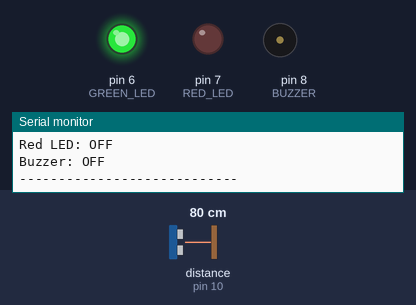
Simulated run of this sketch. Board: Arduino Uno, built with avr-gcc and run on an emulated ATmega328P. Parts: output pins drawn as LEDs (lit = HIGH), buzzer (waves = sounding, pin HIGH), the last lines printed to the serial monitor. Wiring (inferred from the names in the program): ultrasonic range finder: trigger pin 9; echo pin 10. The test bench sets the inputs (shaded band); at power-on: distance to the obstacle (sensor on pin 10) 80 cm. The echo pulse lasts 58.3 µs per cm; pins used as bus, display or sensor lines are not drawn.

Above: at 1.3 s.
1.4 s: distance to the obstacle (sensor on pin 10) set to 23 cm
2.9 s: distance to the obstacle (sensor on pin 10) set to 18 cm
At 4.5 s:
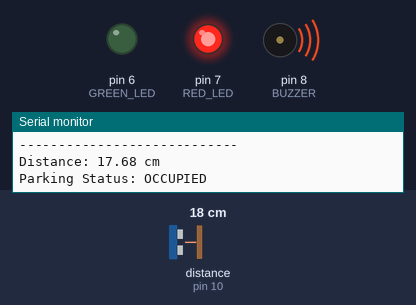
4.8 s: distance to the obstacle (sensor on pin 10) set to 35 cm
At 5.9 s:
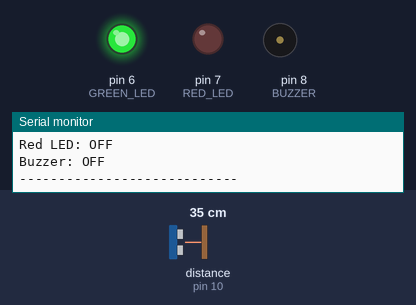
6.5 s: distance to the obstacle (sensor on pin 10) set to 2 cm
At 7.5 s:
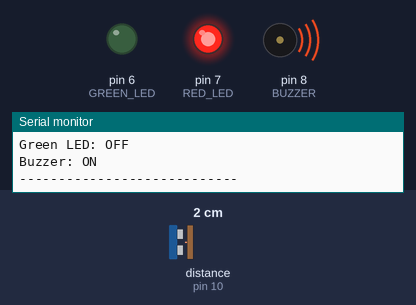
Timing chart, 0 to 9.2 s (numbered marks = the images above; inputs shaded):
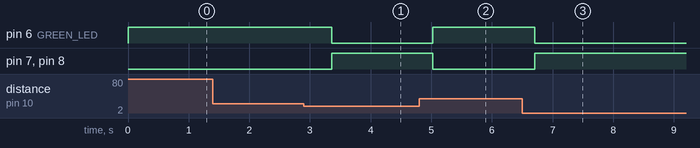

The sketch:

question4_smart_parking.ino
```cpp
/*
 * Smart Parking System
 *
 * HC-SR04 ultrasonic sensor detects the distance
 * to an object and determines whether the parking
 * space is available or occupied.
 *
 * Distance > 20 cm:
 * Green LED ON
 * Red LED OFF
 * Buzzer OFF
 *
 * Distance <= 20 cm:
 * Green LED OFF
 * Red LED ON
 * Buzzer ON
 */

const int TRIG_PIN = 9;
const int ECHO_PIN = 10;

const int GREEN_LED = 6;
const int RED_LED = 7;
const int BUZZER = 8;

const float THRESHOLD_CM = 20.0;

/**
 * measure_distance - measures distance using HC-SR04
 *
 * Return: distance in centimeters
 */
float measure_distance(void)
{
    long duration;
    float distance;

    digitalWrite(TRIG_PIN, LOW);
    delayMicroseconds(2);

    digitalWrite(TRIG_PIN, HIGH);
    delayMicroseconds(10);

    digitalWrite(TRIG_PIN, LOW);

    duration = pulseIn(ECHO_PIN, HIGH);

    distance = (duration * 0.0343) / 2.0;

    return distance;
}

/**
 * setup - initializes the Arduino
 *
 * Return: void
 */
void setup(void)
{
    pinMode(TRIG_PIN, OUTPUT);
    pinMode(ECHO_PIN, INPUT);

    pinMode(GREEN_LED, OUTPUT);
    pinMode(RED_LED, OUTPUT);
    pinMode(BUZZER, OUTPUT);

    Serial.begin(9600);

    digitalWrite(GREEN_LED, LOW);
    digitalWrite(RED_LED, LOW);
    digitalWrite(BUZZER, LOW);
}

/**
 * loop - continuously checks parking status
 *
 * Return: void
 */
void loop(void)
{
    float distance;

    distance = measure_distance();

    Serial.print("Distance: ");
    Serial.print(distance);
    Serial.println(" cm");

    if (distance <= THRESHOLD_CM)
    {
        digitalWrite(GREEN_LED, LOW);
        digitalWrite(RED_LED, HIGH);
        digitalWrite(BUZZER, HIGH);

        Serial.println("Parking Status: OCCUPIED");
        Serial.println("Red LED: ON");
        Serial.println("Green LED: OFF");
        Serial.println("Buzzer: ON");
    }
    else
    {
        digitalWrite(GREEN_LED, HIGH);
        digitalWrite(RED_LED, LOW);
        digitalWrite(BUZZER, LOW);

        Serial.println("Parking Status: AVAILABLE");
        Serial.println("Green LED: ON");
        Serial.println("Red LED: OFF");
        Serial.println("Buzzer: OFF");
    }

    Serial.println("----------------------------");

    delay(500);
}
```

question1_water_quality.c
```cpp
#include <stdio.h>
#include <math.h>

/**
 * calculate_index - calculates the water-quality index
 * @temperature: temperature reading in degrees Celsius
 * @turbidity: turbidity reading in NTU
 *
 * Return: calculated water-quality index
 */
double calculate_index(double temperature, double turbidity)
{
	double temperature_deviation;
	double turbidity_penalty;

	temperature_deviation = fabs(temperature - 25.0);
	turbidity_penalty = turbidity / 2.0;

	return (100.0 - (temperature_deviation + turbidity_penalty));
}

/**
 * classify_water - classifies the water based on its index
 * @index: calculated water-quality index
 *
 * Return: water-quality status
 */
const char *classify_water(double index)
{
	if (index >= 80.0)
		return ("Good");
	else if (index >= 60.0)
		return ("Warning");
	else
		return ("Critical");
}

/**
 * main - entry point of the program
 *
 * Return: 0 on success
 */
int main(void)
{
	double temperature;
	double turbidity;
	double index;
	const char *status;

	printf("===== WATER QUALITY MONITORING SYSTEM =====\n\n");

	printf("Enter temperature (C): ");
	scanf("%lf", &temperature);

	printf("Enter turbidity (NTU): ");
	scanf("%lf", &turbidity);

	index = calculate_index(temperature, turbidity);
	status = classify_water(index);

	printf("\n===== MONITORING REPORT =====\n");
	printf("Temperature: %.2f C\n", temperature);
	printf("Turbidity: %.2f NTU\n", turbidity);
	printf("Water Quality Index: %.2f\n", index);
	printf("Water Quality Status: %s\n", status);

	return (0);
}
```

question2_mobile_money.c
```cpp
#include <stdio.h>

/**
 * display_menu - displays the mobile money menu
 */
void display_menu(void)
{
	printf("\n===== MOBILE MONEY SYSTEM =====\n");
	printf("1. Deposit\n");
	printf("2. Withdraw\n");
	printf("3. Check Balance\n");
	printf("4. Transaction Summary\n");
	printf("5. Exit\n");
	printf("Enter your choice: ");
}

/**
 * deposit - processes a deposit
 * @balance: pointer to the current balance
 * @deposits: pointer to the deposit counter
 *
 * Return: 1 if successful, 0 otherwise
 */
int deposit(double *balance, int *deposits)
{
	double amount;

	printf("Enter deposit amount (RWF): ");

	if (scanf("%lf", &amount) != 1)
	{
		printf("Invalid amount. Deposit cancelled.\n");
		while (getchar() != '\n')
			;
		return (0);
	}

	if (amount <= 0)
	{
		printf("Deposit failed: amount must be greater than 0.\n");
		return (0);
	}

	*balance += amount;
	(*deposits)++;

	printf("Deposit successful: %.0f RWF\n", amount);
	printf("New balance: %.0f RWF\n", *balance);

	return (1);
}

/**
 * withdraw - processes a withdrawal
 * @balance: pointer to the current balance
 * @withdrawals: pointer to the withdrawal counter
 *
 * Return: 1 if successful, 0 otherwise
 */
int withdraw(double *balance, int *withdrawals)
{
	double amount;

	printf("Enter withdrawal amount (RWF): ");

	if (scanf("%lf", &amount) != 1)
	{
		printf("Invalid amount. Withdrawal cancelled.\n");
		while (getchar() != '\n')
			;
		return (0);
	}

	if (amount <= 0)
	{
		printf("Withdrawal failed: amount must be greater than 0.\n");
		return (0);
	}

	if (amount > *balance)
	{
		printf("Withdrawal failed: insufficient balance.\n");
		printf("Available balance: %.0f RWF\n", *balance);
		return (0);
	}

	*balance -= amount;
	(*withdrawals)++;

	printf("Withdrawal successful: %.0f RWF\n", amount);
	printf("Remaining balance: %.0f RWF\n", *balance);

	return (1);
}

/**
 * display_report - displays balance and transaction summary
 * @balance: current balance
 * @deposits: number of successful deposits
 * @withdrawals: number of successful withdrawals
 * @choice: selects balance or transaction summary
 */
void display_report(double balance, int deposits, int withdrawals, int choice)
{
	if (choice == 3)
	{
		printf("\n===== BALANCE =====\n");
		printf("Current balance: %.0f RWF\n", balance);
		return;
	}

	printf("\n===== TRANSACTION SUMMARY =====\n");
	printf("Successful deposits: %d\n", deposits);
	printf("Successful withdrawals: %d\n", withdrawals);
	printf("Current balance: %.0f RWF\n", balance);
}
/**
 * main - mobile money transaction processing system
 *
 * Return: 0 on success
 */
int main(void)
{
	double balance = 0.0;
	int choice, deposits = 0, withdrawals = 0;

	while (1)
	{
		display_menu();
		if (scanf("%d", &choice) != 1)
		{
			printf("Invalid input. Enter a number from 1 to 5.\n");
			while (getchar() != '\n')
				;
			continue;
		}

		switch (choice)
		{
		case 1:
			deposit(&balance, &deposits);
			break;
		case 2:
			withdraw(&balance, &withdrawals);
			break;
		case 3:
			display_report(balance, deposits, withdrawals, 3);
			break;
		case 4:
			display_report(balance, deposits, withdrawals, 4);
			break;
		case 5:
			printf("\nThank you for using the Mobile Money System.\n");
			printf("System terminated.\n");
			return (0);
		default:
			printf("Invalid choice. Please select between 1 and 5.\n");
		}
	}
}
```

question3_recursive.c
```cpp
#include <stdio.h>

/**
 * calculate_total - calculates the total distance
 * @distances: array of route distances
 * @size: number of routes
 *
 * Return: total distance
 */
int calculate_total(int distances[], int size)
{
	int i;
	int total = 0;

	for (i = 0; i < size; i++)
		total += distances[i];

	return (total);
}

/**
 * calculate_average - calculates the average distance
 * @distances: array of route distances
 * @size: number of routes
 *
 * Return: average distance
 */
double calculate_average(int distances[], int size)
{
	int total;

	total = calculate_total(distances, size);

	return ((double)total / size);
}

/**
 * find_longest - finds the longest route
 * @distances: array of route distances
 * @size: number of routes
 *
 * Return: longest distance
 */
int find_longest(int distances[], int size)
{
	int i;
	int longest = distances[0];

	for (i = 1; i < size; i++)
	{
		if (distances[i] > longest)
			longest = distances[i];
	}

	return (longest);
}

/**
 * count_above_limit - counts routes above a specified limit
 * @distances: array of route distances
 * @size: number of routes
 * @limit: distance limit
 *
 * Return: number of routes above the limit
 */
int count_above_limit(int distances[], int size, int limit)
{
	int i;
	int count = 0;

	for (i = 0; i < size; i++)
	{
		if (distances[i] > limit)
			count++;
	}

	return (count);
}

/**
 * recursive_sum - calculates the sum recursively
 * @distances: array of route distances
 * @size: number of routes
 *
 * Return: recursive sum of distances
 */
int recursive_sum(int distances[], int size)
{
	if (size == 0)
		return (0);

	return (distances[size - 1] + recursive_sum(distances, size - 1));
}

/**
 * main - analyzes logistics delivery route distances
 *
 * Return: 0 on success
 */
int main(void)
{
	int distances[] = {12, 25, 18, 40, 15, 30};
	int size = 6;
	int limit = 20;
	int total;
	double average;
	int longest;
	int above_limit;
	int recursive_total;

	total = calculate_total(distances, size);
	average = calculate_average(distances, size);
	longest = find_longest(distances, size);
	above_limit = count_above_limit(distances, size, limit);
	recursive_total = recursive_sum(distances, size);

	printf("===== LOGISTICS DISTANCE ANALYSIS =====\n\n");
	printf("Number of routes: %d\n", size);
	printf("Distances: ");

	{
		int i;

		for (i = 0; i < size; i++)
			printf("%d ", distances[i]);
	}

	printf("km\n");
	printf("Distance limit: %d km\n\n", limit);

	printf("===== RESULTS =====\n");
	printf("Total distance: %d km\n", total);
	printf("Average distance: %.2f km\n", average);
	printf("Longest route: %d km\n", longest);
	printf("Routes above %d km: %d\n", limit, above_limit);
	printf("Recursive sum: %d km\n", recursive_total);

	return (0);
}
```

question4_smart_parking.c
```cpp
#include <stdio.h>

/**
 * display_parking_status - displays the status of each parking slot
 * @slots: array containing parking slot states
 * @size: number of parking slots
 *
 * Return: number of available slots
 */
int display_parking_status(int slots[], int size)
{
	int i;
	int available = 0;

	printf("\n===== PARKING STATUS =====\n");

	for (i = 0; i < size; i++)
	{
		if (slots[i] == 0)
		{
			printf("Slot %d: Available\n", i + 1);
			available++;
		}
		else
		{
			printf("Slot %d: Occupied\n", i + 1);
		}
	}

	return (available);
}

/**
 * main - entry point of the smart parking system
 *
 * Return: 0 on success
 */
int main(void)
{
	int slots[5] = {1, 0, 1, 0, 0};
	int available;

	printf("===== SMART PARKING SYSTEM =====\n");

	available = display_parking_status(slots, 5);

	printf("\n===== PARKING SUMMARY =====\n");
	printf("Total slots: 5\n");
	printf("Occupied slots: %d\n", 5 - available);
	printf("Available slots: %d\n", available);

	if (available == 0)
	{
		printf("Parking Status: FULL\n");
	}
	else
	{
		printf("Parking Status: SPACE AVAILABLE\n");
	}

	return (0);
}
```

question4_smart_parking_backup.c
```cpp
#include <stdio.h>

/**
 * display_parking_status - displays the status of each parking slot
 * @slots: array containing parking slot states
 * @size: number of parking slots
 *
 * Return: number of available slots
 */
int display_parking_status(int slots[], int size)
{
	int i;
	int available = 0;

	printf("\n===== PARKING STATUS =====\n");

	for (i = 0; i < size; i++)
	{
		if (slots[i] == 0)
		{
			printf("Slot %d: Available\n", i + 1);
			available++;
		}
		else
		{
			printf("Slot %d: Occupied\n", i + 1);
		}
	}

	return (available);
}

/**
 * main - entry point of the smart parking system
 *
 * Return: 0 on success
 */
int main(void)
{
	int slots[5] = {1, 0, 1, 0, 0};
	int available;

	printf("===== SMART PARKING SYSTEM =====\n");

	available = display_parking_status(slots, 5);

	printf("\n===== PARKING SUMMARY =====\n");
	printf("Total slots: 5\n");
	printf("Occupied slots: %d\n", 5 - available);
	printf("Available slots: %d\n", available);

	if (available == 0)
	{
		printf("Parking Status: FULL\n");
	}
	else
	{
		printf("Parking Status: SPACE AVAILABLE\n");
	}

	return (0);
}
```

Measured:
- the behaviour switches between 21 and 20 cm on distance to the obstacle (sensor on pin 10) (found by bisection; images 0 and 1)
- after the input at 2.9 s, pin 6 (GREEN_LED): HIGH → LOW after 0.46 s; pin 7 (RED_LED), pin 8 (BUZZER): LOW → HIGH after 0.46 s
- after the input at 4.8 s, pin 6 (GREEN_LED): LOW → HIGH after 0.23 s; pin 7 (RED_LED), pin 8 (BUZZER): HIGH → LOW after 0.23 s
- after the input at 6.5 s, pin 6 (GREEN_LED): HIGH → LOW after 0.20 s; pin 7 (RED_LED), pin 8 (BUZZER): LOW → HIGH after 0.20 s
